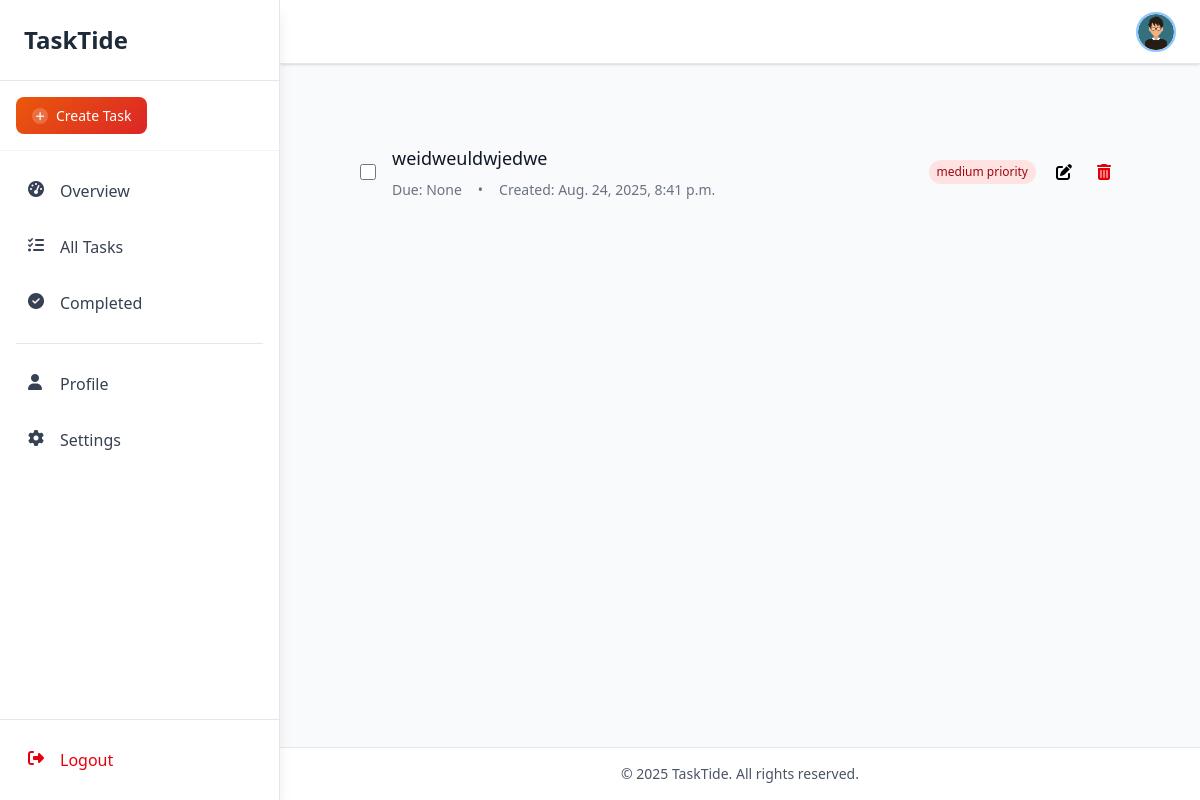
Screenshot of /dashboard/tasks/29/ (signed in) with the database file from the repository.
### users/models.py (models this page shows, shortened)
class Profile(models.Model):
    user = models.OneToOneField(User, on_delete=models.CASCADE)
    gender = models.CharField(
    max_length=10,
    choices=[
        ("male", "Male"),
        ("female", "Female"),
    ]
)
    bio = models.TextField(blank=True, null=True)
    profile_image = models.ImageField(
    upload_to='profile_pics/',
    default='profile_pics/male-avatar.png'
)
    banner_image = models.ImageField(upload_to='banner_pics/', default='default.jpg')
    phone_number = models.CharField(max_length=20, blank=True, null=True)
    location = models.CharField(max_length=100, blank=True, null=True)
    date_of_birth = models.DateField(blank=True, null=True)
    created_at = models.DateTimeField(auto_now_add=True)
    updated_at = models.DateTimeField(auto_now=True)

### tasks/models.py (models this page shows, shortened)
class Task(models.Model):
    PRIORITY_CHOICES = [
        ("low", "Low"),
        ("medium", "Medium"),
        ("high", "High"),
        ("urgent", "Urgent"),
    ]
    user = models.ForeignKey(User, on_delete=models.CASCADE, related_name="tasks")
    title = models.CharField(max_length=300)
    description = models.TextField(blank=True, null=True)
    completed = models.BooleanField(default=False)
    priority = models.CharField(
        max_length=10,
        choices=PRIORITY_CHOICES,
        default="medium"
    )
    due_date = models.DateTimeField(blank=True, null=True)
    created_at = models.DateTimeField(auto_now_add=True)
    updated_at = models.DateTimeField(auto_now=True)

### tasks/views.py (the view)
# urls.py: path('dashboard/tasks/<int:pk>/', TaskDetailView.as_view(), name='single_task'),
class TaskDetailView(DetailView):
    model = Task
    template_name = 'core/dashboard/single_task.html'

### core/templates/core/dashboard/single_task.html (shortened to what this page needs)
{% extends "core/dashboard_layout.html" %} {% load static %} {% block content %}
<div class="mx-auto px-4 sm:px-6 lg:px-8 py-8">
            <div class="task-card p-6 hover:bg-gray-50 transition-all duration-200">
          <div class="flex items-center justify-between">
            <div class="flex items-center space-x-4">
              <input
                type="checkbox"
                class="h-4 w-4 text-claude-600 focus:ring-claude-500 border-gray-300 rounded"
              />
              <div class="flex-1">
                <h3 class="text-lg font-medium text-gray-900">
                  {{ object.title }}
                </h3>
                <div
                  class="flex items-center space-x-4 mt-2 text-sm text-gray-500"
                >
                  <span>Due: {{ object.due_date }}</span>
                  <span>•</span>
                  <span>Created: {{ object.created_at }}</span>
                </div>
              </div>
            </div>
            <div class="flex items-center space-x-3">
              <span
                class="bg-red-100 text-red-800 px-2 py-1 rounded-full text-xs font-medium"
                >
                {{ task.priority }} priority</span
              >
              <div class="flex items-center space-x-2">
                <button
                  onclick="showPage('edit-task')"
                  class="text-claude-600 hover:text-claude-700 p-2 rounded-lg hover:bg-claude-50 transition-colors"
                >
                  <i class="fas fa-edit w-4 h-4"></i>
                </button>
                <button
                  onclick="showPage('delete-task')"
                  class="text-red-600 hover:text-red-700 p-2 rounded-lg hover:bg-red-50 transition-colors"
                >
                  <i class="fas fa-trash-alt w-4 h-4"></i>
                </button>
              </div>
            </div>
          </div>
        </div>
</div>
{% endblock %}

### core/templates/core/dashboard_layout.html (shortened to what this page needs)
{% load static %}
<!DOCTYPE html>
<html>
  <head>
    <link
      rel="stylesheet"
      href="https://cdnjs.cloudflare.com/ajax/libs/font-awesome/6.4.0/css/all.min.css"
    />
    <link href="{% static 'css/main.css' %}" rel="stylesheet" />
  </head>
  <body class="bg-gray-50">
    <aside class="sidebar bg-white shadow-lg border-r border-gray-200">
      <div class="flex flex-col h-full">
        <div class="p-6 border-b border-gray-200">
          <h2 class="font-bold text-2xl text-gray-800">TaskTide</h2>
        </div>
        <div class="p-4 border-b border-gray-100">
          <a href="{% url 'create_tasks' %}" class="create-task-btn">
            <span class="icon">
              <i class="fas fa-plus"></i>
            </span>
            <span>Create Task</span>
          </a>
        </div>
        <nav class="flex-1 p-4 space-y-2">
          <a
            href="{% url 'overview' %}"
            class="sidebar-item flex items-center space-x-3 p-3 text-gray-700 rounded-lg hover:bg-gray-100 transition-colors active"
          >
            <i class="fas fa-tachometer-alt w-5 h-5"></i>
            <span class="font-medium">Overview</span>
          </a>
          <a
            href="{% url 'all_tasks' %}"
            class="sidebar-item flex items-center space-x-3 p-3 rounded-lg text-gray-700 hover:bg-gray-100 transition-colors"
          >
            <i class="fas fa-tasks w-5 h-5"></i>
            <span class="font-medium">All Tasks</span>
          </a>
          <a
            href="{% url 'completed_tasks' %}"
            class="sidebar-item flex items-center space-x-3 p-3 rounded-lg text-gray-700 hover:bg-gray-100 transition-colors"
          >
            <i class="fas fa-check-circle w-5 h-5"></i>
            <span class="font-medium">Completed</span>
          </a>
          <div class="border-t border-gray-200 my-4"></div>
          <a
            href="{% url 'profile' %}"
            class="sidebar-item flex items-center space-x-3 p-3 rounded-lg text-gray-700 hover:bg-gray-100 transition-colors"
          >
            <i class="fas fa-user w-5 h-5"></i>
            <span class="font-medium">Profile</span>
          </a>
          <a
            href="{% url 'settings' %}"
            class="sidebar-item flex items-center space-x-3 p-3 rounded-lg text-gray-700 hover:bg-gray-100 transition-colors"
          >
            <i class="fas fa-cog w-5 h-5"></i>
            <span class="font-medium">Settings</span>
          </a>
        </nav>
        <div class="p-4 border-t border-gray-200">
          <form
          action="{% url 'logout' %}"
          method="POST"
          class="w-full flex cursor-pointer items-center space-x-3 p-3 rounded-lg text-red-600 hover:bg-red-50 transition-colors"
>
          <i class="fas fa-sign-out-alt w-5 h-5"></i>
          <button type="submit">Logout</button>
          </form>
        </div>
      </div>
    </aside>
    <div class="main-content">
      <header class="header bg-white shadow-sm border-b border-gray-200 px-6 flex justify-between items-center">
        <div class="flex items-center space-x-4 ml-auto">
          <a href="{% url 'profile' %}" class="w-10 h-10 rounded-full border-2 border-blue-300 overflow-hidden hover:border-blue-400 transition-colors">
            <img src="{{ user.profile.profile_image.url }}" alt="Profile" class="w-full h-full object-cover">
          </a>
        </div>
      </header>
      <main class="content-area">
        {% block content %}
        {% endblock %}
      </main>
      <footer class="footer bg-white border-t border-gray-200 px-6 py-4">
        <div class="text-sm text-center text-gray-600">
          © 2025 TaskTide. All rights reserved.
        </div>
      </footer>
    </div>
  </body>
</html>

### core/templates/core/dashboard_layout.html (style rules this page uses)
.sidebar { position: fixed; top: 0; left: 0; width: 280px; height: 100vh; overflow-y: auto; z-index: 30; }
.main-content { margin-left: 280px; min-height: 100vh; display: flex; flex-direction: column; }
.header { position: sticky; top: 0; height: 64px; z-index: 20; }
.content-area { flex: 1; overflow-y: auto; padding: 24px; }
.footer { position: sticky; bottom: 0; z-index: 20; }
.create-task-btn { display: inline-flex; align-items: center; gap: 8px; padding: 8px 16px; background: linear-gradient(135deg, #ea580c 0%, #dc2626 100%); color: white; border-radius: 8px; font-weight: 500; font-size: 14px; transition: all 0.3s ease; text-decoration: none; width: auto; justify-content: flex-start; }
.create-task-btn .icon { width: 16px; height: 16px; background: rgba(255, 255, 255, 0.2); border-radius: 50%; display: flex; align-items: center; justify-content: center; font-size: 10px; }

### rows the page displays
Task: title "weidweuldwjedwe", due_date "None", created_at "Aug. 24, 2025, 8:41 p.m.", priority "medium"
